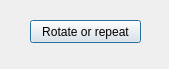
<?xml version="1.0" encoding="UTF-8"?>
<ui version="4.0">
 <class>MsgBox</class>
 <widget class="QDialog" name="MsgBox">
  <property name="geometry">
   <rect>
    <x>0</x>
    <y>0</y>
    <width>169</width>
    <height>69</height>
   </rect>
  </property>
  <property name="windowTitle">
   <string>Dialog</string>
  </property>
  <widget class="QPushButton" name="pushButton">
   <property name="geometry">
    <rect>
     <x>30</x>
     <y>20</y>
     <width>111</width>
     <height>23</height>
    </rect>
   </property>
   <property name="text">
    <string>Rotate or repeat</string>
   </property>
  </widget>
 </widget>
 <resources/>
 <connections/>
</ui>
